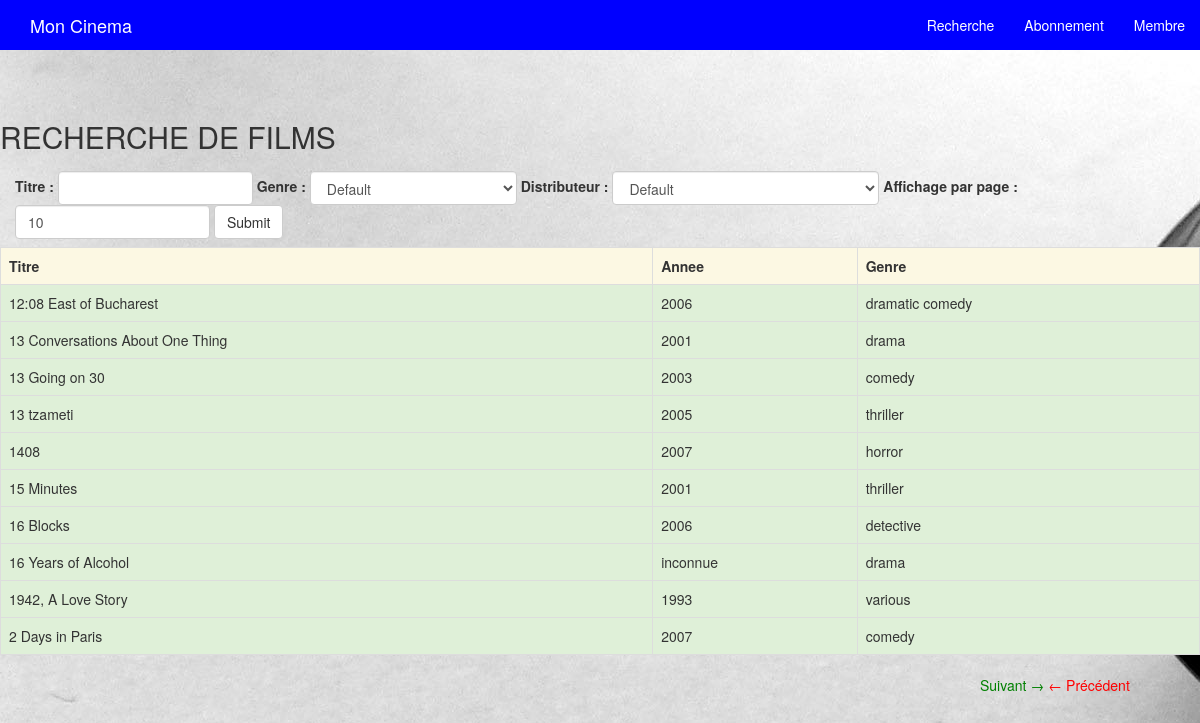
The page /?&limit=10&page=2 on the database its author committed.
### tables this page shows
CREATE TABLE `tp_film` (
  `id_film` int(11) NOT NULL,
  `id_genre` tinyint(4) DEFAULT NULL,
  `id_distrib` int(11) DEFAULT NULL,
  `titre` varchar(255) NOT NULL,
  `resum` varchar(255) NOT NULL,
  `date_debut_affiche` date NOT NULL,
  `date_fin_affiche` date NOT NULL,
  `duree_min` int(11) NOT NULL,
  `annee_prod` int(11) DEFAULT NULL
);

CREATE TABLE `tp_genre` (
  `id_genre` tinyint(4) NOT NULL,
  `nom` varchar(255) NOT NULL
);

### index.php (called while the page is built)
<?php
include "base_donnees.php";
include "view.php";
?>

### view.php (the view, shortened to what this page needs)
<!DOCTYPE html>
<html lang="fr">
<head>
  <link href="../../dist/css/bootstrap.min.css" rel="stylesheet">
  <link rel="stylesheet" href="https://maxcdn.bootstrapcdn.com/bootstrap/3.3.7/css/bootstrap.min.css">
  <link rel="stylesheet" href="style.css">
</head>
<body>
  <nav class="navbar-fixed-top">
    <div class="container-fluid">
      <div class="navbar-header">
        <a class="navbar-brand" href="#">Mon Cinema</a>
      </div>
      <div id="navbar" class="navbar-collapse collapse">
        <ul class="nav navbar-nav navbar-right">
    <li><a href="index.php">Recherche</a></li>
        <li><a href="abonnement.php">Abonnement</a></li>
        <li><a href="membre.php">Membre</a></li>
      </ul>
     </div>
   </div>
 </nav>
<?php
$query = 'SELECT `id_film`, `titre`, `annee_prod` AS annee, `tp_genre`.`nom` AS genre FROM `tp_film` LEFT JOIN `tp_genre` ON `tp_film`.`id_genre` = `tp_genre`.`id_genre` LEFT JOIN `tp_distrib` ON `tp_distrib`.`id_distrib` = `tp_film`.`id_distrib` WHERE 1';
$emplace= array();
$query .= ' ORDER BY `titre`';
$resultats = $bdd->prepare($query);
$resultats->execute($emplace);
$pagination = $resultats->fetchAll();
$nbFilm = count($pagination);
$limit = 10;
if(isset($_GET['page']))
{
  $actPage = $_GET['page'];
}
else
{
  $actPage = 1;
}
if(isset($_GET['limit']))
{
  $limit = $_GET['limit'];
  $query .= ' LIMIT '.(($actPage - 1)*$limit).", $limit";
}
else
{
  $query .= ' LIMIT '.(($actPage - 1)*$limit).", $limit";
}
$resultats = $bdd->prepare($query);
$resultats->execute($emplace);
$avecFiltres = $resultats->fetchAll();
$nbPages = ceil($nbFilm/$limit);
?>
  <div id="main">
    <section class="bloc_left">
      <header><h2>RECHERCHE DE FILMS</h2></header>
   <form method="GET" class="navbar-form navbar-left" name="searchFilm" action="index.php" >
    <label for="titre">Titre : </label>
      <input class="form-control" type="text" id="titre" name="titre" />
      <label for="genre">Genre : </label>
       <select class="form-control" id="genre" name="genre">
             <option>Default</option>
        </select>
            <label for="distrib">Distributeur : </label>
               <select class="form-control" id="distrib" name="distrib">
                <option>Default</option>
        </select>
        <label for="limit">Affichage par page :</label>
        <input class="form-control" type="number" id="limit" name="limit" value="10" min="0" />
        <input type="submit" class="btn btn-default"  id="valid" name="Validation"  />
      </form>
    </section>
      <table id="indexFilm" class="table table-bordered">
        <tr class="warning">
          <th>Titre</th>
          <th>Annee</th>
          <th>Genre</th>
           </tr>
        <?php
        if(!empty($avecFiltres))
        {
          foreach($avecFiltres as $elem)
          {
            ?>
            <tr class="success">
              <td><?php echo $elem['titre']; ?></td>
              <td>
                <?php
                if($elem['annee'] == 0)
                {
                  echo "inconnue";
                }
                else
                {
                  echo $elem['annee']; ?>
                  <?php
                }
                ?>
              </td>
              <td>
                <?php
                if($elem['genre'] == NULL)
                {
                  echo "inconnu";
                }
                else
                {
                  echo $elem['genre']; ?>
                  <?php
                }
                ?>
            <?php
          }
        }
        else
        {
          ?>
          <tr><td><?php echo "Aucun film trouvée"; ?></td></tr>
          <?php
        }
        ?>
      </table>
      <?php
      if($actPage < $nbPages)
      {
        ?>
          <a href='<?php echo "?"; if(isset($genre)) echo "genre=" . $genre; if(isset($distrib)) echo "&amp;distrib=" . $distrib; if(isset($titre)) echo "&amp;titre=" .$titre; if(isset($limit)) echo "&amp;limit=" .$limit; echo "&amp;page=" . ($actPage+1); ?>' class="next">Suivant &rarr;</a>
        <?php
      }
      if($actPage > 1)
      {
        ?>
        <a href='<?php echo "?"; if(isset($genre)) echo "genre=" . $genre; if(isset($distrib)) echo "&amp;distrib=" . $distrib; if(isset($titre)) echo "&amp;titre=" .$titre; if(isset($limit)) echo "&amp;limit=" .$limit; echo "&amp;page=" . ($actPage-1); ?>' class="previous">&larr; Précédent</a>
        <?php
      }
      ?>
  </div>
</body>
</html>

### style.css (style rules this page uses)
body { padding-top: 100px; background-image: url("cinee.jpeg"); }
nav { background-color: blue; }
nav a { color: #ffffff; }
.next { padding-left: 980px; color: green; }
.previous { color: red; }

### rows shown on the page
tp_film: titre "12:08 East of Bucharest", annee_prod "2006", id_genre.nom "dramatic comedy"
tp_film: titre "13 Conversations About One Thing", annee_prod "2001", id_genre.nom "drama"
tp_film: titre "13 Going on 30", annee_prod "2003", id_genre.nom "comedy"
tp_film: titre "13 tzameti", annee_prod "2005", id_genre.nom "thriller"
tp_film: titre "1408", annee_prod "2007", id_genre.nom "horror"
tp_film: titre "15 Minutes", annee_prod "2001", id_genre.nom "thriller"
tp_film: titre "16 Blocks", annee_prod "2006", id_genre.nom "detective"
tp_film: titre "16 Years of Alcohol", annee_prod "inconnue", id_genre.nom "drama"
tp_film: titre "1942, A Love Story", annee_prod "1993", id_genre.nom "various"
tp_film: titre "2 Days in Paris", annee_prod "2007", id_genre.nom "comedy"
